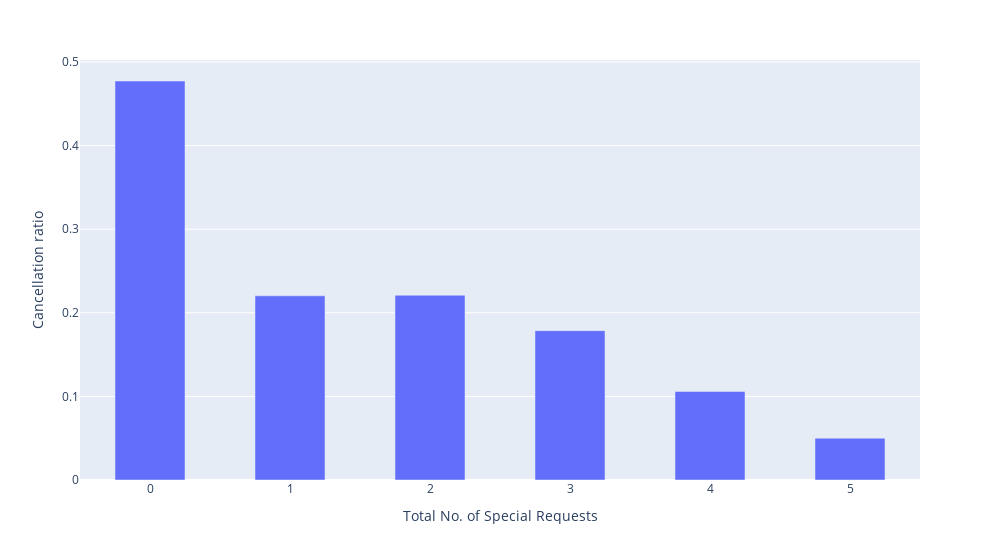

Notebook cell for this chart:
### Markdown cell above
The plot above depicts the cancellations by deposit types. Bookings with refundable deposits are a very small percentage of the total bookings

### Code cell
#Histogram between No. of special requests and cancellation
ratio = {}

for i in data['total_of_special_requests'].unique():
    ratio[i] = len(data[(data['total_of_special_requests']==i) & (data['is_canceled']==1)]) / len(data[data['total_of_special_requests']==i])

reqd_df = pd.DataFrame({"total_of_special_requests": ratio.keys(), "Cancellation ratio": ratio.values()})
fig = px.bar(reqd_df, x="total_of_special_requests", y="Cancellation ratio", width=1000, labels={'total_of_special_requests':'Total No. of Special Requests'})
fig.update_traces(width=0.5)
fig.show()

### Figure 1 — Plotly figure (JSON) as saved in the notebook; plotly's stock layout.template omitted (floating-point values rounded to 4 significant figures)
{"data": [{"alignmentgroup": "True", "hovertemplate": "Total No. of Special Requests=%{x}<br>Cancellation ratio=%{y}<extra></extra>", "legendgroup": "", "marker": {"color": "#636efa", "pattern": {"shape": ""}}, "name": "", "offsetgroup": "", "orientation": "v", "showlegend": false, "textposition": "auto", "type": "bar", "width": 0.5, "x": [0, 1, 3, 2, 4, 5], "xaxis": "x", "y": [0.4772, 0.2202, 0.1786, 0.221, 0.1059, 0.05], "yaxis": "y"}], "layout": {"barmode": "relative", "legend": {"tracegroupgap": 0}, "margin": {"t": 60}, "width": 1000, "xaxis": {"anchor": "y", "domain": [0, 1], "title": {"text": "Total No. of Special Requests"}}, "yaxis": {"anchor": "x", "domain": [0, 1], "title": {"text": "Cancellation ratio"}}}}
